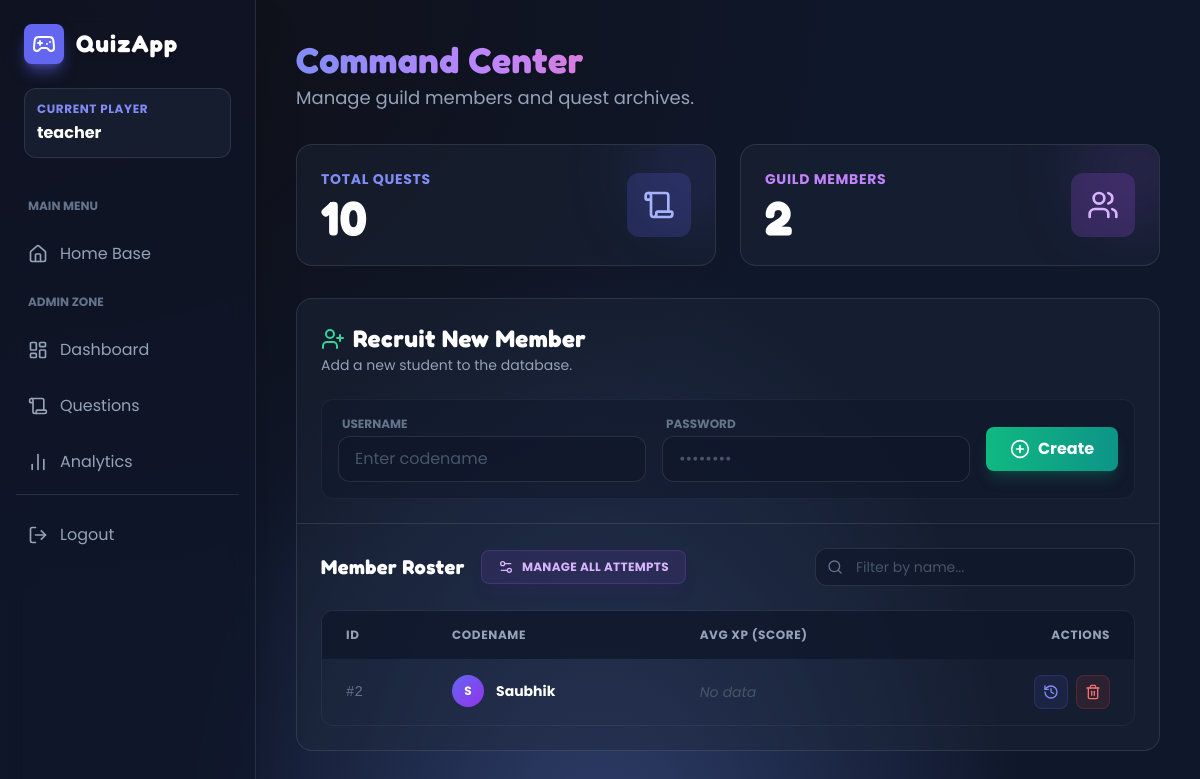
Screenshot of /teacher/dashboard (signed in) with the database file from the repository.
### models.py (models this page shows, shortened)
class User(UserMixin, db.Model):
    id = db.Column(db.Integer, primary_key=True)
    username = db.Column(db.String(120), unique=True, nullable=False)
    password_hash = db.Column(db.String(256), nullable=False)
    role = db.Column(db.Enum(Role), default=Role.STUDENT)

### teacher/routes.py (the view)
@teacher_bp.route("/dashboard")
@login_required
@teacher_required
def dashboard():
    qcount = Question.query.count()
    ucount = User.query.count()
    students = User.query.filter(User.role == Role.STUDENT).order_by(User.id.desc()).all()
    attempts = Attempt.query.all()
    s_attempts = {}
    for a in attempts:
        s_attempts.setdefault(a.user_id, []).append(a)
    s_avg = {}
    for s in students:
        al = s_attempts.get(s.id, [])
        if not al:
            s_avg[s.id] = None
        else:
            total = sum((a.score or 0) for a in al)
            s_avg[s.id] = total / len(al)
    return render_template("dashboard.html",
                           qcount=qcount,
                           ucount=ucount,
                           students=students,
                           s_avg=s_avg)

### templates/dashboard.html (shortened to what this page needs)
{% extends "base.html" %}
{% block content %}
<div class="space-y-8 fade">
    <div class="flex flex-col md:flex-row md:items-center justify-between gap-4">
        <div>
            <h1 class="text-4xl font-bold text-transparent bg-clip-text bg-gradient-to-r from-indigo-400 via-purple-400 to-pink-400 font-game drop-shadow-sm">
            </h1>
            <p class="text-slate-400 mt-1 text-lg">Manage guild members and quest archives.</p>
        </div>
    </div>
    <div class="grid grid-cols-1 md:grid-cols-2 gap-6">
        <div class="relative bg-slate-800/40 backdrop-blur-md border border-white/10 p-6 rounded-2xl overflow-hidden group hover:border-indigo-500/50 transition-all">
            <div class="absolute -right-6 -top-6 w-24 h-24 bg-indigo-500/20 rounded-full blur-2xl group-hover:bg-indigo-500/30 transition-all"></div>
            <div class="flex items-center justify-between relative z-10">
                <div>
                    <div class="text-sm font-bold text-indigo-400 uppercase tracking-wider mb-1">Total Quests</div>
                    <div class="text-5xl font-bold text-white font-game">{{ qcount }}</div>
                </div>
                <div class="p-4 bg-indigo-500/20 rounded-xl text-indigo-300">
                    <i data-lucide="scroll" class="w-8 h-8"></i>
                </div>
            </div>
        </div>
        <div class="relative bg-slate-800/40 backdrop-blur-md border border-white/10 p-6 rounded-2xl overflow-hidden group hover:border-purple-500/50 transition-all">
            <div class="absolute -right-6 -top-6 w-24 h-24 bg-purple-500/20 rounded-full blur-2xl group-hover:bg-purple-500/30 transition-all"></div>
            <div class="flex items-center justify-between relative z-10">
                <div>
                    <div class="text-sm font-bold text-purple-400 uppercase tracking-wider mb-1">Guild Members</div>
                    <div class="text-5xl font-bold text-white font-game">{{ ucount }}</div>
                </div>
                <div class="p-4 bg-purple-500/20 rounded-xl text-purple-300">
                    <i data-lucide="users" class="w-8 h-8"></i>
                </div>
            </div>
        </div>
    </div>
    <div class="bg-slate-800/40 backdrop-blur-md border border-white/10 rounded-2xl overflow-hidden">
        <div class="p-6 border-b border-white/10 space-y-6">
            <div class="flex flex-col md:flex-row justify-between items-start md:items-center gap-4">
                <div>
                    <h2 class="text-2xl font-bold text-white font-game flex items-center gap-2">
                        <i data-lucide="user-plus" class="text-emerald-400 w-6 h-6"></i>
                        Recruit New Member
                    </h2>
                    <p class="text-sm text-slate-400">Add a new student to the database.</p>
                </div>
            </div>
            <form method="post" action="{{ url_for('teacher.add_student') }}" class="bg-slate-900/50 p-4 rounded-xl border border-white/5 flex flex-col md:flex-row gap-4 items-end md:items-center">
                <div class="flex-1 w-full">
                    <label class="block text-xs font-bold text-slate-500 uppercase mb-1 ml-1">Username</label>
                    <input name="username" placeholder="Enter codename" required
                           class="w-full bg-slate-950 border border-slate-700 text-white px-4 py-2.5 rounded-lg focus:ring-2 focus:ring-emerald-500 focus:border-transparent outline-none transition-all placeholder-slate-600" />
                </div>
                <div class="flex-1 w-full">
                    <label class="block text-xs font-bold text-slate-500 uppercase mb-1 ml-1">Password</label>
                    <input name="password" placeholder="••••••••" required type="password"
                           class="w-full bg-slate-950 border border-slate-700 text-white px-4 py-2.5 rounded-lg focus:ring-2 focus:ring-emerald-500 focus:border-transparent outline-none transition-all placeholder-slate-600" />
                </div>
                <button type="submit" class="w-full md:w-auto bg-gradient-to-r from-emerald-500 to-teal-600 hover:from-emerald-400 hover:to-teal-500 text-white px-6 py-2.5 rounded-lg font-bold shadow-lg shadow-emerald-500/20 transition-all hover:scale-105 active:scale-95 flex items-center justify-center gap-2">
                    <i data-lucide="plus-circle" class="w-5 h-5"></i>
                    <span>Create</span>
                </button>
            </form>
        </div>
        <div class="p-6">
            <div class="flex flex-col md:flex-row items-center justify-between mb-6 gap-4">
                <div class="flex items-center gap-4">
                    <h3 class="text-xl font-bold text-white font-game">Member Roster</h3>
                    <a href="{{ url_for('teacher.manage_attempts') }}"
                       class="px-4 py-2 rounded-lg bg-purple-500/10 hover:bg-purple-500 text-purple-300 hover:text-white border border-purple-500/20 transition-all text-xs font-bold uppercase tracking-wide flex items-center gap-2 group shadow-lg shadow-purple-900/10">
                        <i data-lucide="settings-2" class="w-4 h-4"></i>
                        <span>Manage All Attempts</span>
                    </a>
                </div>
                <div class="relative w-full max-w-xs">
                    <i data-lucide="search" class="absolute left-3 top-1/2 -translate-y-1/2 w-4 h-4 text-slate-500"></i>
                    <input type="text" id="studentSearch" onkeyup="filterStudents()" placeholder="Filter by name..."
                           class="w-full pl-10 pr-4 py-2 bg-slate-900/50 border border-slate-700 rounded-lg text-sm text-white focus:border-indigo-500 outline-none transition-all placeholder-slate-600">
                </div>
            </div>
            <div class="overflow-x-auto rounded-xl border border-white/5">
                <table class="w-full text-left" id="studentsTable">
                    <thead class="bg-slate-900/80 text-xs font-bold text-slate-400 uppercase tracking-wider">
                        <tr>
                            <th class="px-6 py-4">ID</th>
                            <th class="px-6 py-4">Codename</th>
                            <th class="px-6 py-4">Avg XP (Score)</th>
                            <th class="px-6 py-4 text-right">Actions</th>
                        </tr>
                    </thead>
                    <tbody class="divide-y divide-white/5 text-sm">
                        {% for s in students %}
                        <tr class="hover:bg-white/5 transition-colors group">
                            <td class="px-6 py-4 text-slate-500 font-mono">#{{ s.id }}</td>
                            <td class="px-6 py-4 font-bold text-white flex items-center gap-3">
                                <div class="w-8 h-8 rounded-full bg-gradient-to-br from-indigo-500 to-purple-600 flex items-center justify-center text-xs text-white font-bold">
                                    {{ s.username[0]|upper }}
                                </div>
                                {{ s.username }}
                            </td>
                            <td class="px-6 py-4">
                                {% if s_avg.get(s.id) is not none %}
                                    <span class="inline-flex items-center gap-1 px-2.5 py-1 rounded-md bg-slate-700/50 border border-white/10 text-emerald-400 font-mono font-bold">
                                        {{ '%.2f' | format(s_avg.get(s.id)) }}%
                                    </span>
                                {% else %}
                                    <span class="text-slate-600 italic">No data</span>
                                {% endif %}
                            </td>
                            <td class="px-6 py-4 text-right">
                                <div class="flex items-center justify-end gap-2">
                                    <a href="{{ url_for('teacher.view_student_attempts', uid=s.id) }}"
                                       title="View Attempts"
                                       class="p-2 rounded-lg bg-indigo-500/10 text-indigo-400 hover:bg-indigo-500 hover:text-white transition-all border border-indigo-500/20">
                                        <i data-lucide="history" class="w-4 h-4"></i>
                                    </a>
                                    <form method="post" action="{{ url_for('teacher.delete_student', uid=s.id) }}" class="inline-block"
                                          onsubmit="return confirm('Are you sure you want to banish {{ s.username }} from the realm?');">
                                        <button type="submit" title="Delete User"
                                                class="p-2 rounded-lg bg-red-500/10 text-red-400 hover:bg-red-500 hover:text-white transition-all border border-red-500/20">
                                            <i data-lucide="trash-2" class="w-4 h-4"></i>
                                        </button>
                                    </form>
                                </div>
                            </td>
                        </tr>
                        {% endfor %}
                    </tbody>
                </table>
            </div>
        </div>
    </div>
</div>
{% endblock %}

### templates/base.html (shortened to what this page needs)
<!DOCTYPE html>
<html lang="en">
<head>
    <script src="https://cdn.tailwindcss.com"></script>
    <link rel="stylesheet" href="{{ url_for('static', filename='css/style.css') }}">
</head>
<body class="flex flex-col md:flex-row min-h-screen overflow-hidden">
    {% if current_user.is_authenticated %}
    <aside id="sidebar" class="w-full md:w-64 glass-sidebar text-slate-300 flex flex-col shadow-2xl z-20 shrink-0 h-screen overflow-y-auto">
        <div class="p-6 pb-2">
            <div class="flex items-center gap-3 mb-6">
                <div class="bg-indigo-500 p-2 rounded-lg shadow-lg shadow-indigo-500/50">
                    <i data-lucide="gamepad-2" class="text-white w-6 h-6"></i>
                </div>
                <h2 class="text-2xl font-bold text-white font-game tracking-wider drop-shadow-md">QuizApp</h2>
            </div>
            <div class="bg-slate-800/50 p-3 rounded-xl border border-white/10 mb-4">
                <div class="text-xs font-bold text-indigo-400 uppercase tracking-wider mb-1">Current Player</div>
                <div class="font-bold text-white truncate">{{ current_user.username if current_user.username else 'Player 1' }}</div>
            </div>
        </div>
        <nav class="flex-1 px-4 space-y-2 pb-6">
            <div class="text-xs font-bold text-slate-500 uppercase px-3 py-2 mt-2">Main Menu</div>
            <a class="block p-3 rounded-lg nav-item flex items-center gap-3" href="{{ url_for('auth.index') }}">
                <i data-lucide="home" class="w-5 h-5"></i>
                <span>Home Base</span>
            </a>
            {% if current_user.role is defined and current_user.role.value == "teacher" %}
            <div class="text-xs font-bold text-slate-500 uppercase px-3 py-2 mt-4">Admin Zone</div>
            <a class="block p-3 rounded-lg nav-item flex items-center gap-3" href="{{ url_for('teacher.dashboard') }}">
                <i data-lucide="layout-dashboard" class="w-5 h-5"></i>
                <span>Dashboard</span>
            </a>
            <a class="block p-3 rounded-lg nav-item flex items-center gap-3" href="{{ url_for('teacher.questions') }}">
                <i data-lucide="scroll" class="w-5 h-5"></i>
                <span>Questions</span>
            </a>
            <a class="block p-3 rounded-lg nav-item flex items-center gap-3" href="{{ url_for('teacher.analytics') }}">
                <i data-lucide="bar-chart-2" class="w-5 h-5"></i>
                <span>Analytics</span>
            </a>
            {% endif %}
            <div class="mt-8 pt-4 border-t border-white/10">
                <a class="block p-3 rounded-lg hover:bg-red-500/20 hover:text-red-400 text-slate-400 transition-all flex items-center gap-3 group" href="{{ url_for('auth.logout') }}">
                    <i data-lucide="log-out" class="w-5 h-5 group-hover:-translate-x-1 transition-transform"></i>
                    <span>Logout</span>
                </a>
            </div>
        </nav>
    </aside>
    {% endif %}
    <main class="flex-1 p-6 md:p-10 fade h-screen overflow-y-auto relative">
        <div class="max-w-7xl mx-auto pb-20">
            {% block content %}{% endblock %}
        </div>
    </main>
</body>
</html>

### rows the page displays
User: username "teacher"
User: id "2", username "S", username "Saubhik", shows "No data"

### other values shown
{{ qcount }} "10"
{{ ucount }} "2"
